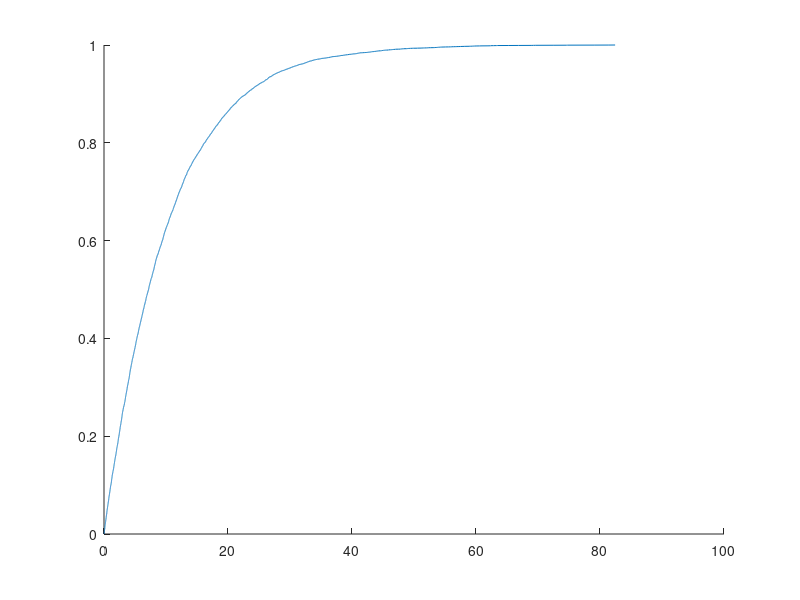

The MATLAB script that drew this image: (Note: this script raises an error after producing the figure.)
% Simone Di Ienno, matricola: 225606, codice ID: 10938038

clear all;
clc;

m = 2^32;
a = 1664525;
c = 1013904223;
seed = 521191478;
% number of samples to generate
N = 10000;

% for generating values between 0 and 1 -> i'm not considering the seed for
% the first value.
samples = zeros(1, N);
v = seed; 
for i = 1:N
    v = mod(a * v + c, m);
    samples(i) = v / m; 
end

% N1 samples of an exp distrib. with lambda = 0.1
lambdaexp = 0.1;
N1 = 10000;
expsamples = -log(samples(1:N1)) / lambdaexp;

range = 0:25;
% Exp. distribution
sorted_exp_samples = sort(expsamples);
figure;
hold on;
plot(sorted_exp_samples, [1:10000]/10000,'-');
plot(range,Exp_cdf(range,lambdaexp),'-');
title('Exponential');
legend('Generated exponential CDF','Real exponential CDF');
grid on;
hold off;

% cost exp distrib.
cost_exp=calculateCost(10000,expsamples)

% N2 samples of an pareto distrib. with a = 1.5, m = 5
a_pareto = 1.5;
m_pareto = 5;
N2 = 10000;
paretosamples = m_pareto ./ (samples(1:N2)).^(1/a_pareto);

% Pareto distribution
figure;
hold on;
plot(sort(paretosamples), [1:10000]/10000,'-');
plot(range,Pareto_cdf(range,[a_pareto,m_pareto]),'-');
title('Pareto');
legend('Generated Pareto CDF','Real Pareto CDF');
grid on;
hold off;

% cost pareto distrib.
cost_pareto = calculateCost(10000,paretosamples)

% N3 Erlang distribution with k = 4 e lambda = 0.4
k_erlang = 4;
lambda_erlang = 0.4;
N3 = 2500;
X1 = samples(1,1:2500);
X2 = samples(1,2501:5000);
X3 = samples(1,5001:7500);
X4 = samples(1,7501:10000);
X = [X1;X2;X3;X4];
erlangsamples = -log(prod(X)) / lambda_erlang;

% Erlang distribution
figure;
hold on;
plot(sort(erlangsamples), [1:2500]/2500,'-');
plot(range,Erlang_cdf(range,lambda_erlang,k_erlang),'-');
title('Erlang');
legend('Generated Erlang CDF','Real Erlang CDF');
grid on;
hold off;

% cost erlang distrib.
cost_erlang = calculateCost(2500,erlangsamples)

% N4 = 5000 samples of a Hypo-Exponential distribution with rates  lambda1 = 0.5, lambda2 = 0.125
lambda1 = 0.5;
lambda2 = 0.125;
X1 = samples(1,1:5000);
X2 = samples(1,5001:10000);
hypo_expsamples = (-log(X1)/lambda1)-log(X2)/lambda2;

% Hypo-Exp. distribution
figure;
hold on;
plot(sort(hypo_expsamples), [1:5000]/5000,'-');
plot(range,HypoExp_cdf(range,[lambda1,lambda2]),'-');
title('Hypo-Exponential');
legend('Generated Hypo-Exp. CDF','Real Hypo-Exp. CDF');
grid on;
hold off;

% cost hypo-exp distrib.
cost_hypo = calculateCost(5000,hypo_expsamples)

% N5 = 5000 samples of a Hyper-Exponential distribution with rates lambda1 = 0.5, lambda2 = 0.05, p1 = 0.55
l1 = 0.5;
l2 = 0.05;
p1 = 0.55;
X1 = samples(1,1:5000);
X2 = samples(1,5001:10000);

hyper_expsamples = [];

for i = 1:5000
    if X1(i) < p1
        hyper_expsamples(i) = -log(X2(i))/l1;
    else
        hyper_expsamples(i) = -log(X2(i))/l2;
    end
end

% Hyper-Exp. distribution
figure;
hold on;
plot(sort(hyper_expsamples), [1:5000]/5000,'-');
plot(range,HyperExp_cdf(range,[l1,l2,p1]),'-');
title('Hyper-Exponential');
legend('Generated Hyper-Exp. CDF','Real Hyper-Exp. CDF');
grid on;
hold off;

% cost hyper-exp distrib.
cost_hyper = calculateCost(5000,hyper_expsamples)

% FUNCTIONS
function F = Exp_cdf(x, p)
	l = p(1);
	
	F = max(0,1 - exp(-l*x));
end

function F = Pareto_cdf(x,p)
     alpha = p(1);
     m = p(2);
     
     F = [];
     for i=0:(length(x)-1)
         if(i >= m)
            F = [F,1 - (m/i)^alpha];
         else
            F = [F,0];
         end
     end
end

function F = Erlang_cdf(x,l,k)
     sumValue = 0;
      for j = 0:(k-1)
        sumValue = sumValue + (l.*x).^j / factorial(j);
      end
      F = 1 - exp(-l.*x) .* sumValue;
    %F = gamcdf(x,k,l);
end

function F = HypoExp_cdf(x, p)
	l1 = p(1);
	l2 = p(2);
	
	F = (x>0) .* min(1,max(0,1 - l2/(l2-l1) * exp(-l1*x) + l1/(l2-l1) * exp(-l2*x)));
end

function F = HyperExp_cdf(x, p)
	l1 = p(1);
	l2 = p(2);
	p1 = p(3);
	
	F = max(0,1 - p1 * exp(-l1*x) - (1-p1) * exp(-l2*x));
end

function cost = calculateCost(length,vector)
finalSum=0;
 for i=1:length
    if (vector(1,i)) < 10
        finalSum = finalSum + vector(1,i) * 0.01;
    else
        finalSum = finalSum + vector(1,i) * 0.02;
    end
 end
    cost = finalSum;
end






